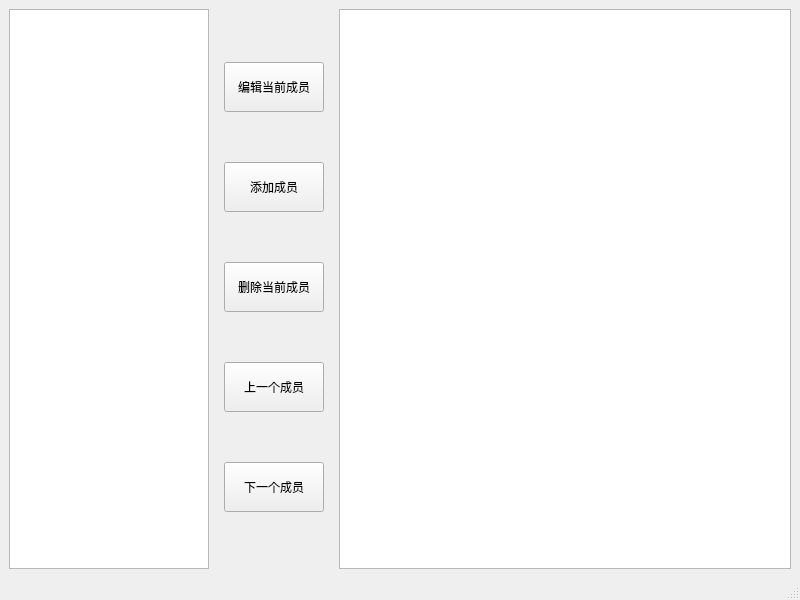
<?xml version="1.0" encoding="UTF-8"?>
<ui version="4.0">
 <class>EditMemberWindow</class>
 <widget class="QMainWindow" name="EditMemberWindow">
  <property name="geometry">
   <rect>
    <x>0</x>
    <y>0</y>
    <width>800</width>
    <height>600</height>
   </rect>
  </property>
  <property name="windowTitle">
   <string>MainWindow</string>
  </property>
  <widget class="QWidget" name="centralwidget">
   <layout class="QGridLayout" name="gridLayout">
    <item row="0" column="1">
     <widget class="QWidget" name="widget" native="true">
      <layout class="QVBoxLayout" name="verticalLayout">
       <item>
        <widget class="QPushButton" name="btn_editMember">
         <property name="minimumSize">
          <size>
           <width>100</width>
           <height>50</height>
          </size>
         </property>
         <property name="text">
          <string>编辑当前成员</string>
         </property>
        </widget>
       </item>
       <item>
        <widget class="QPushButton" name="btn_addMember">
         <property name="minimumSize">
          <size>
           <width>0</width>
           <height>50</height>
          </size>
         </property>
         <property name="text">
          <string>添加成员</string>
         </property>
        </widget>
       </item>
       <item>
        <widget class="QPushButton" name="btn_remove">
         <property name="minimumSize">
          <size>
           <width>0</width>
           <height>50</height>
          </size>
         </property>
         <property name="text">
          <string>删除当前成员</string>
         </property>
        </widget>
       </item>
       <item>
        <widget class="QPushButton" name="btn_previous">
         <property name="minimumSize">
          <size>
           <width>100</width>
           <height>50</height>
          </size>
         </property>
         <property name="text">
          <string>上一个成员</string>
         </property>
        </widget>
       </item>
       <item>
        <widget class="QPushButton" name="btn_">
         <property name="minimumSize">
          <size>
           <width>100</width>
           <height>50</height>
          </size>
         </property>
         <property name="text">
          <string>下一个成员</string>
         </property>
        </widget>
       </item>
      </layout>
     </widget>
    </item>
    <item row="0" column="0">
     <widget class="QListWidget" name="listsOfMember">
      <property name="maximumSize">
       <size>
        <width>200</width>
        <height>16777215</height>
       </size>
      </property>
     </widget>
    </item>
    <item row="0" column="2">
     <widget class="QTextBrowser" name="textBrowser"/>
    </item>
   </layout>
  </widget>
  <widget class="QMenuBar" name="menubar">
   <property name="geometry">
    <rect>
     <x>0</x>
     <y>0</y>
     <width>800</width>
     <height>21</height>
    </rect>
   </property>
  </widget>
  <widget class="QStatusBar" name="statusbar"/>
 </widget>
 <resources/>
 <connections/>
</ui>
